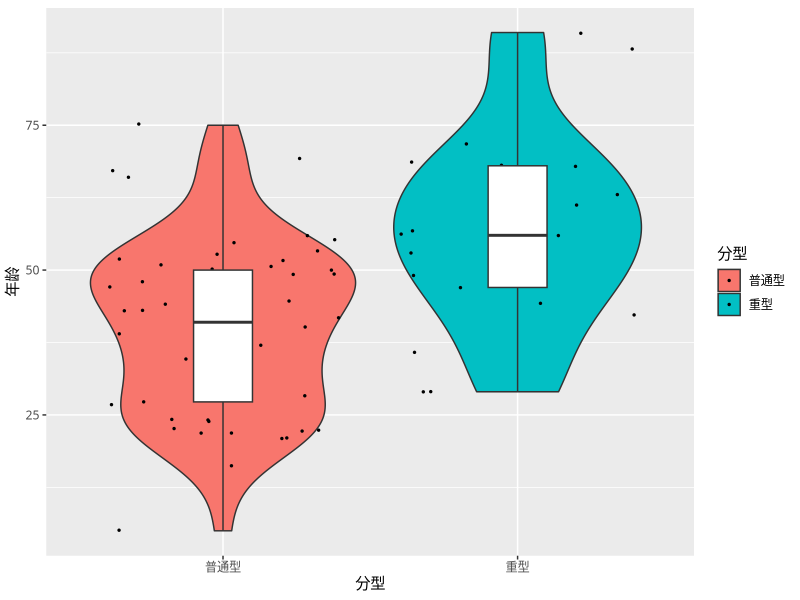
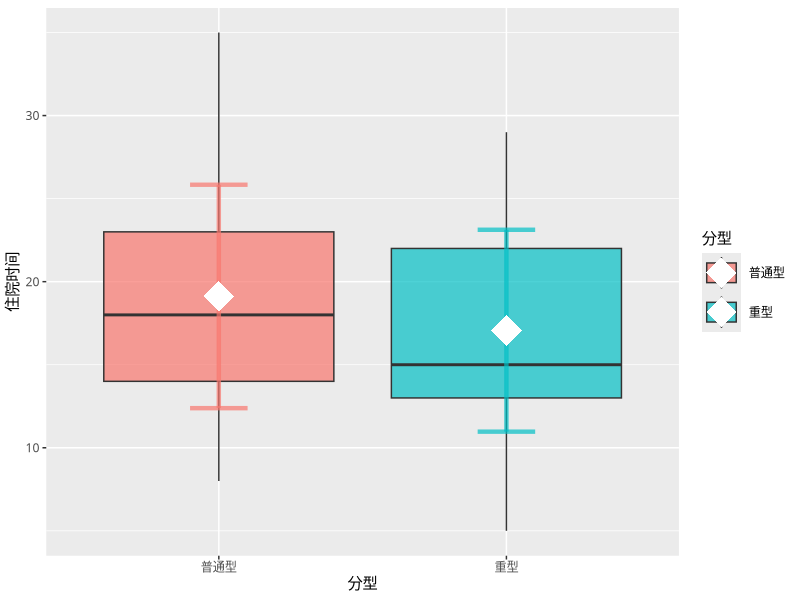
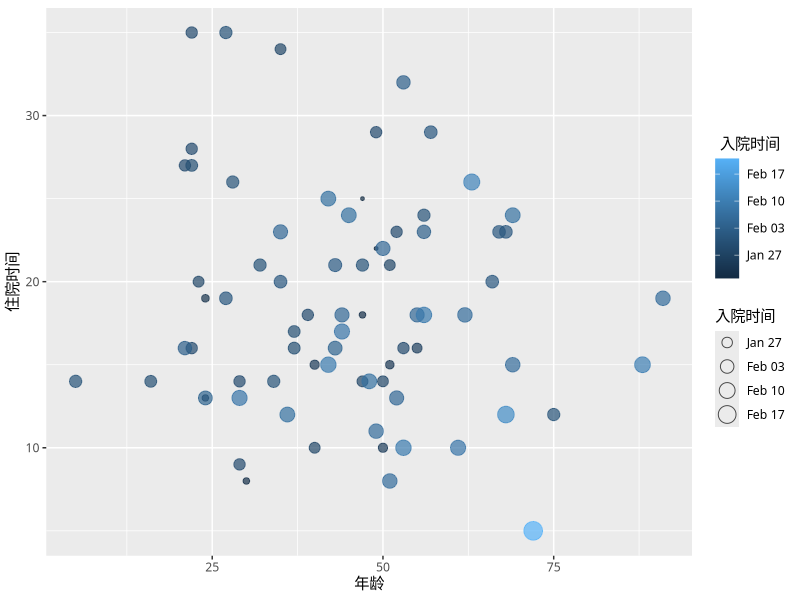
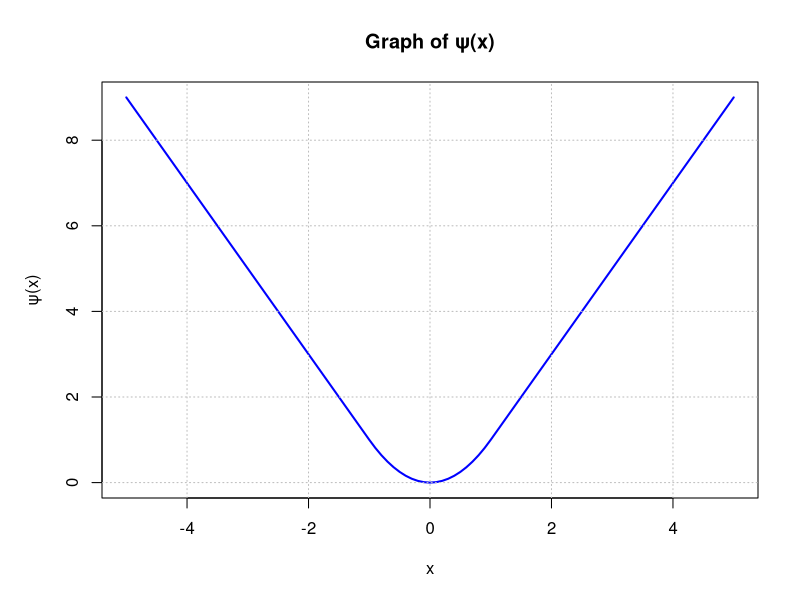

Reproduce these figures in R, in order. (Note: this script raises an error after producing the figures.)
## ---- chunk 1
d <- read.csv("covid19.csv")
d[,"入院时间"] <- as.Date(as.character(d[,"入院时间"]), format = "%Y%m%d")
d[,"出院时间"] <- as.Date(as.character(d[,"出院时间"]), format = "%Y%m%d")
library(dplyr, warn.conflicts = FALSE)
d[d$住院时间<0,"入院时间"] <- as.Date("2020-02-05")
d <- d %>% mutate(住院时间 = as.numeric(出院时间 - 入院时间) + 1)
## ---- chunk 2
library(ggplot2, warn.conflicts = FALSE)
ggplot(d, aes(x=分型, y=年龄)) +
  scale_fill_manual(values=c("#F8766D", "#02BFC4")) +
  geom_violin(aes(fill=分型)) +
  geom_jitter(aes(fill=分型), size=0.5) +
  geom_boxplot(width=0.2) +
  labs(fill="分型") +
  theme(text = element_text(family = "STHeiti"),
        axis.title = element_text(family = "STHeiti"),
        axis.text = element_text(family = "STHeiti"))
## ---- chunk 3
library(Hmisc, warn.conflicts = FALSE)
ggplot(d, aes(x=分型, y=住院时间, fill=分型)) +
  scale_fill_manual(values=c("#F8766D", "#02BFC4")) +
  geom_boxplot(aes(fill=分型), width=0.8, alpha=0.7) +
  stat_summary(fun.data=mean_sdl, 
               fun.args = list(mult=1),
               geom="errorbar", 
               aes(colour=分型), 
               width=0.2, 
               linewidth=1.5, 
               show.legend = FALSE, 
               alpha=0.7) +
  stat_summary(fun=mean, 
               geom="point", 
               shape=18, 
               size=10, 
               color="white") +
  theme(text = element_text(family = "STHeiti"),
        axis.title = element_text(family = "STHeiti"),
        axis.text = element_text(family = "STHeiti"))
## ---- chunk 4
ggplot(d, aes(x=年龄, y=住院时间, size=入院时间, color=入院时间)) +
  geom_point(aes(color=入院时间, size=入院时间), alpha=0.7) +
  guides(
    color=guide_colourbar(title="入院时间", 
                          title.position="top", 
                          title.hjust=0.5),
    size=guide_legend(override.aes=list(shape=21, fill=NA))
  ) +
  scale_color_date() +
  scale_size_date() +
  theme(legend.position="right",
        text = element_text(family = "STHeiti"),
        axis.title = element_text(family = "STHeiti"),
        axis.text = element_text(family = "STHeiti"))
## ---- chunk 5
sequence <- seq(-1, 1, 0.2)
abs <- ifelse(sequence < 0, -sequence, sequence)
## ---- chunk 6
dates <- as.POSIXct(c("1981-05-31", "2020-02-22"))
# 元素遍历
for(date in dates){
  print(date)
}

# 下标遍历
for (i in 1:length(dates)) {
    print(dates[i])
}
## ---- chunk 7
n <- 1
while (log(n) <= 2) {
    print(log(n))
    n <- n + 1
}
n <- 1
repeat {
    log_value <- log(n)
    if (log_value > 2) {
        break
    }
    print(log_value)
    n <- n + 1
}
## ---- chunk 8
random_numbers <- replicate(100, rnorm(1))

mean <- mean(random_numbers)
variance <- var(random_numbers)

print(paste("Mean:", mean))
print(paste("Variance:", variance))
## ---- chunk 9
psi <- function(x) {
  ifelse(abs(x) <= 1, x^2, 2 * abs(x) - 1)
}

par(mar = c(5, 5, 4, 2) + 0.1)
curve(psi, from = -5, to = 5, col = "blue", lwd = 2, 
      ylab = "ψ(x)", xlab = "x", main = "Graph of ψ(x)")
grid(nx = NULL, ny = NULL, col = "gray", lty = "dotted")
## ---- chunk 10
# 定义函数
S_kn <- function(k, n) {
  sum(1 / (1:n)^k)
}
n <- 5000000
k_values <- 2:21

# 不使用并行
system.time({
  results_non_parallel <- sapply(k_values, S_kn, n = n)
})

# 使用并行
library(parallel, warn.conflicts = FALSE)
no_cores <- detectCores()
cl <- makeCluster(no_cores)
system.time({
  clusterExport(cl, varlist = c("n", "S_kn"))
  results_parallel <- parSapply(cl, k_values, S_kn, n = n)
})
stopCluster(cl)
